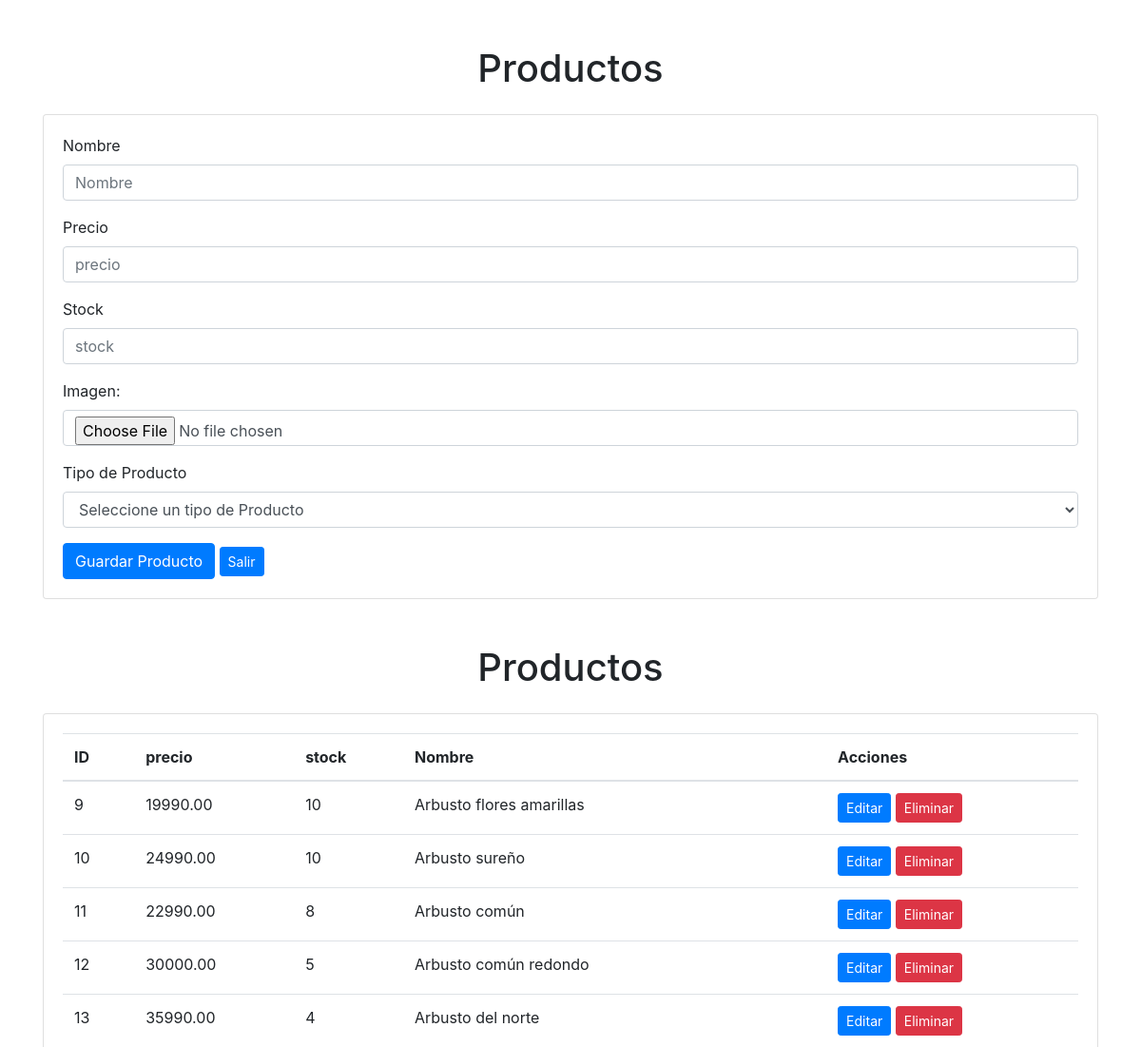
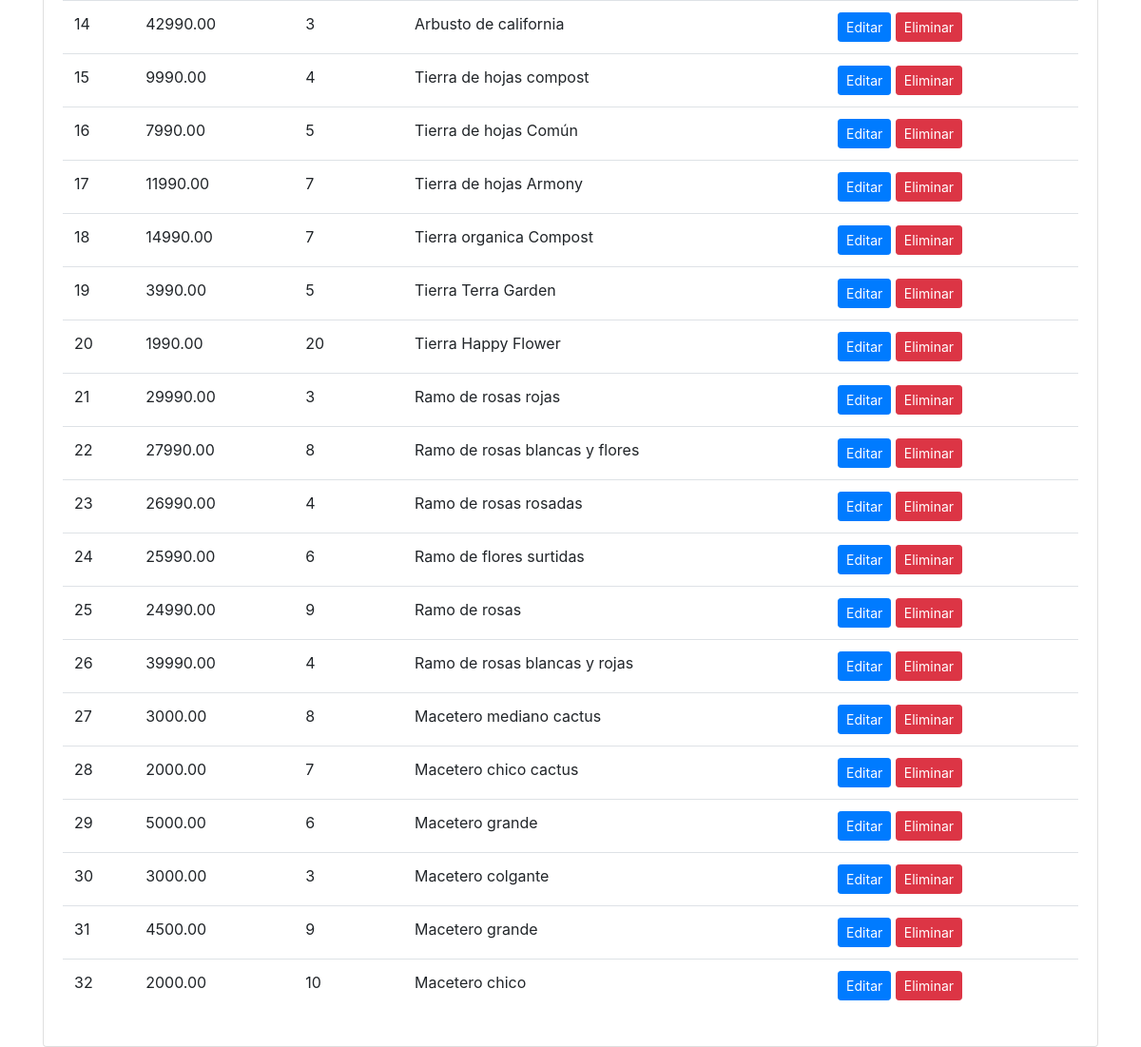
/administrar/mantenedorProductos/, run on an earlier commit of the app's database (2 pictures, top to bottom).
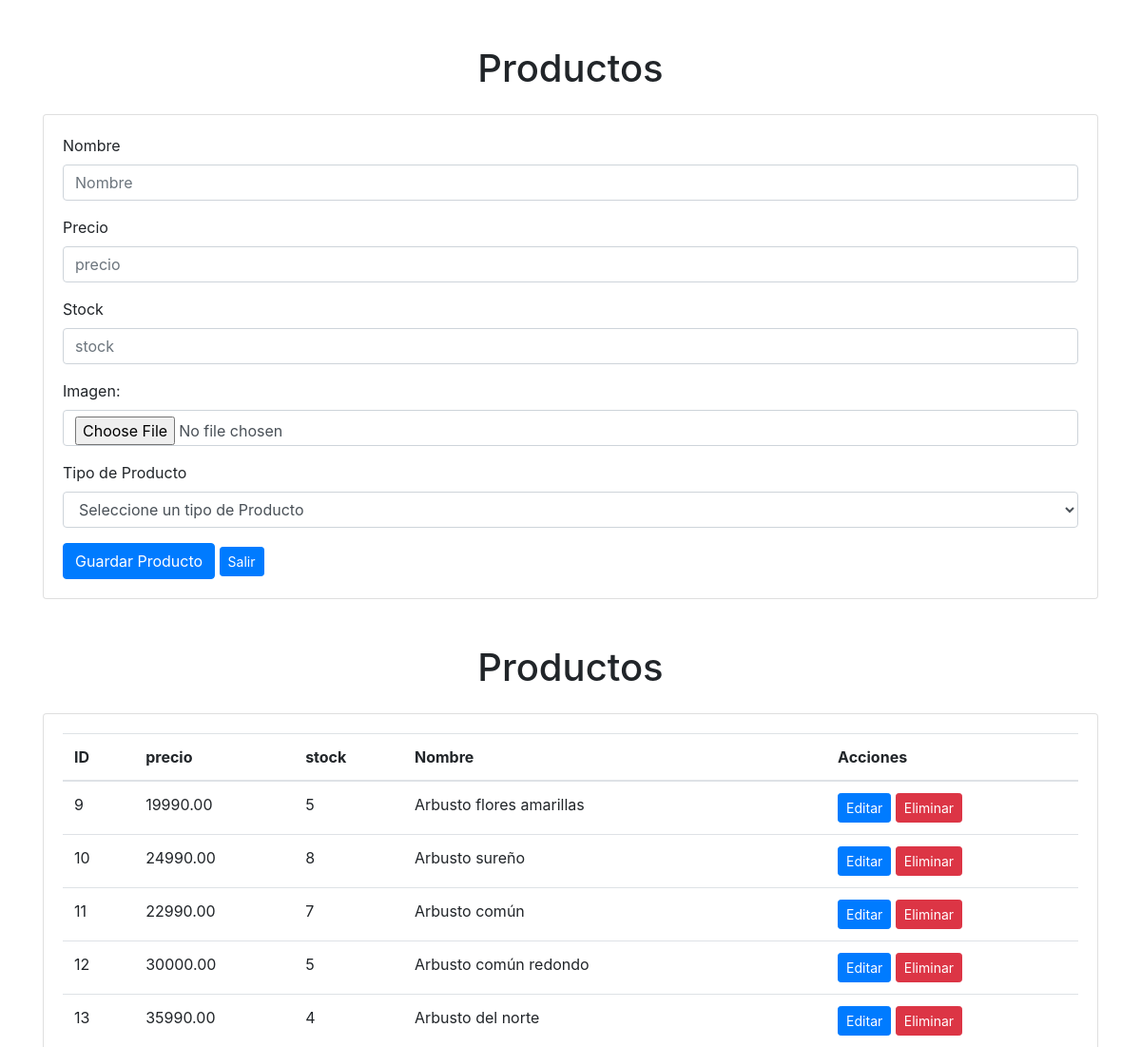
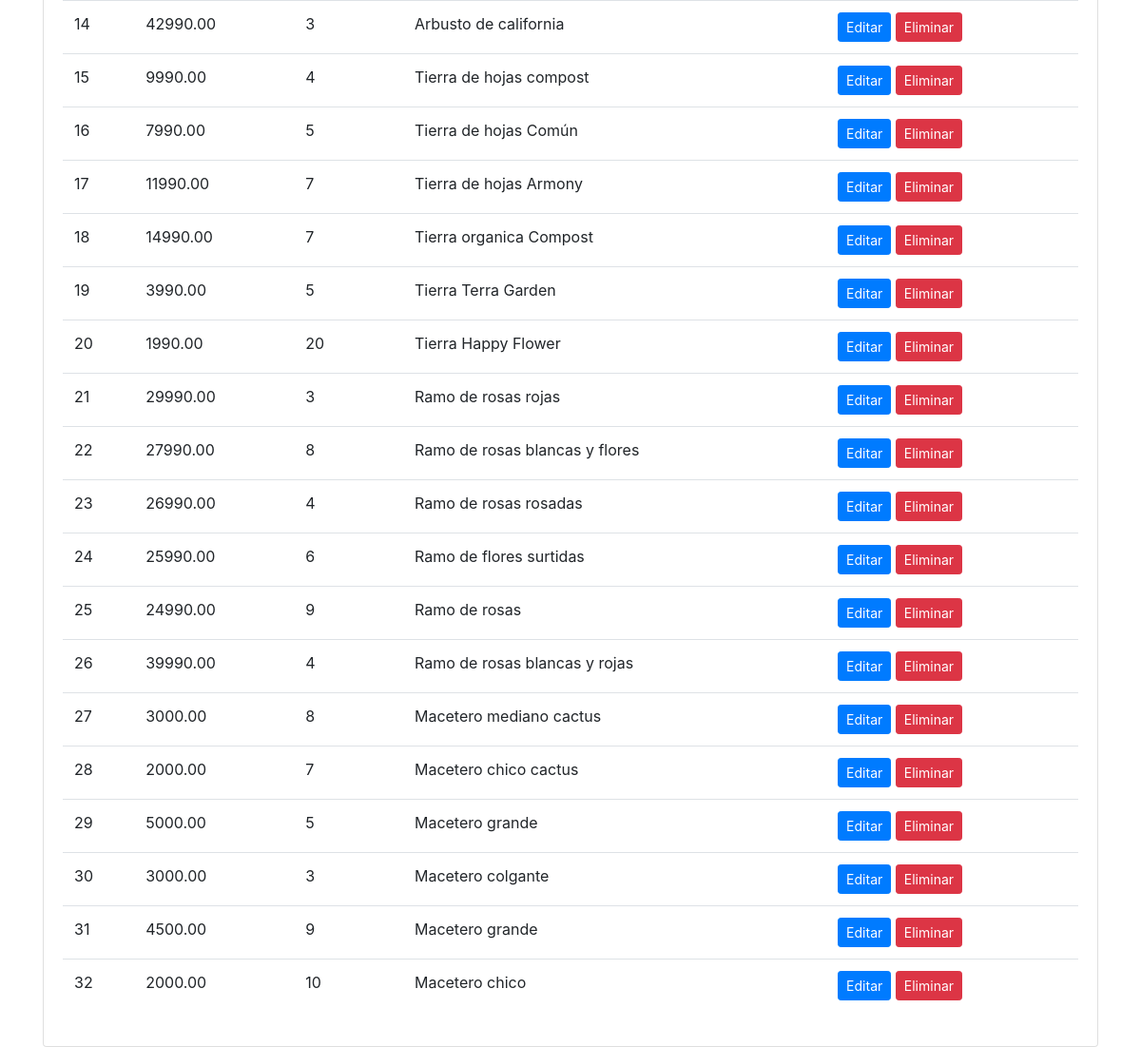
And on a later commit of the database (2 pictures, top to bottom).
### aplicacion/models.py (models this page shows, shortened)
class Producto(models.Model):
    IdProducto = models.AutoField(primary_key=True)
    tipo_producto = models.ForeignKey(TipoProducto, on_delete=models.CASCADE)
    nombre = models.CharField(max_length=255)
    precio = models.DecimalField(max_digits=10, decimal_places=2)
    stock = models.IntegerField()
    imagen = models.CharField(max_length=255)

### aplicacion/views.py (the view)
# urls.py: path('administrar/mantenedorProductos/', views.mantenedorProductos, name='mantenedorProductos'),
@csrf_exempt
def mantenedorProductos(request):
    productos = Producto.objects.all()
    tipos_producto = TipoProducto.objects.all()
    return render(request, 'aplicacion/producto.html' , {'productos': productos , 'tipos_producto': tipos_producto})

### aplicacion/templates/aplicacion/producto.html (shortened to what this page needs)
{% load static %}
<!DOCTYPE html>
<html lang="es">
<head>
    <link rel="stylesheet" href="{% static 'css/style.css' %}">
    <link rel="stylesheet" href="https://stackpath.bootstrapcdn.com/bootstrap/4.5.2/css/bootstrap.min.css">
</head>
<body>
    <div class="container mt-5">
        <h1 class="text-center">Productos</h1>
        <div class="card mt-4">
            <div class="card-body">
                <form>
                    <div class="form-group">
                        <label for="nombre">Nombre</label>
                        <input type="text" class="form-control" id="nombre" placeholder="Nombre">
                    </div>
                    <div class="form-group">
                        <label for="precio">Precio</label>
                        <input type="text" class="form-control" id="precio" placeholder="precio">
                    </div>
                    <div class="form-group">
                        <label for="stock">Stock</label>
                        <input type="number" min="0" class="form-control" id="stock" placeholder="stock">
                    </div>
                    <div class="form-group">
                        <label for="ImagenProducto" class="control-label">Imagen:</label>
                        <input type="file" class="form-control" id="ImagenProducto">
                    </div>
                    <div class="form-group">
                        <label for="tipo_usuario">Tipo de Producto</label>
                        <select class="form-control" id="cmbTipoProducto">
                            <option value="0">Seleccione un tipo de Producto</option>
                        </select>
                    </div>
                    <button type="button" class="btn btn-primary" onclick="grabarProducto();">Guardar Producto</button>
                    <a href=".." class="btn btn-sm btn-primary">Salir</a>
                </form>
            </div>
        </div>
    </div>
    <div class="container mt-5">
        <h1 class="text-center">Productos</h1>
        <div class="card mt-4">
            <div class="card-body">
                <table class="table">
                    <thead>
                        <tr>
                            <th>ID</th>
                            <th>precio</th>
                            <th>stock</th>
                            <th>Nombre</th>
                            <th>Acciones</th>
                        </tr>
                    </thead>
                    <tbody>
                        {% for x in productos %}
                        <tr>
                            <td>{{ x.IdProducto }}</td>
                            <td>{{ x.precio }}</td>
                            <td>{{ x.stock }}</td>
                            <td>{{ x.nombre }}</td>
                            <td>
                                <a href="{% url 'editar_producto' x.IdProducto %}" class="btn btn-sm btn-primary">Editar</a>
                                <a href="{% url 'eliminar_producto' x.IdProducto %}" class="btn btn-sm btn-danger">Eliminar</a>
                            </td>
                        </tr>
                        {% endfor %}
                    </tbody>
                </table>
            </div>
        </div>
    </div>
</body>
</html>

What changed in the data, as far as the page shows it:
changed Producto "Arbusto flores amarillas": stock "10" → "5"
changed Producto "Arbusto sureño": stock "10" → "8"
changed Producto "Arbusto común": stock "8" → "7"
changed Producto id 29: stock "6" → "5"
